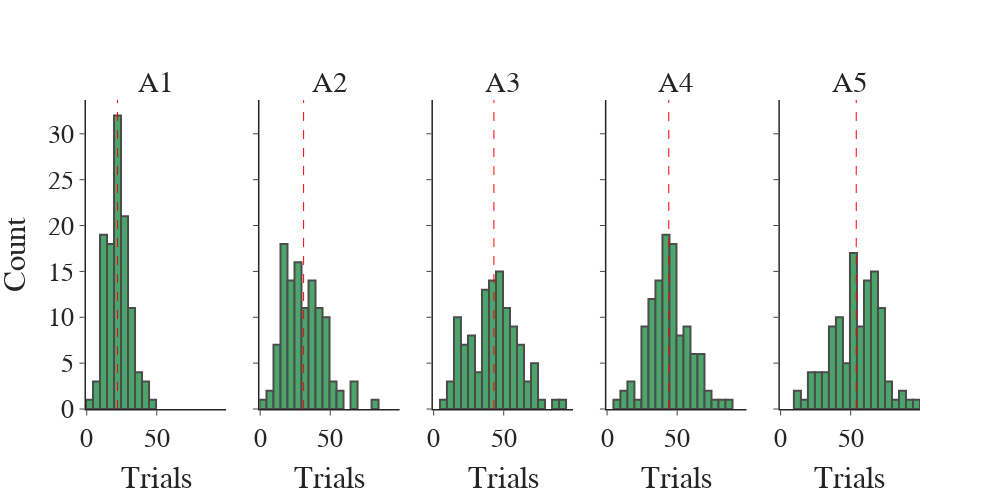

Notebook code for this chart:
### Code cell
## Distribution of number of trials ran each day
fig = pf.custom_graph_template(x_title='Trials', y_title='', rows=1, columns=5,
                               titles=session_list, shared_x=True, shared_y=True, width=1000)
for session in session_list:
    sdata = ct_df[ct_df['session'] == session]
    fig.add_trace(go.Histogram(x=sdata['num_trials'], marker_color=avg_color, opacity=0.7, showlegend=False,
                               marker_line_width=2, marker_line_color='black'), row=1, col=int(session[-1]))
    fig.add_vline(x=np.round(np.mean(sdata['num_trials'])), line_width=1, line_dash='dash', opacity=1, line_color='red', col=int(session[-1]))
fig.update_yaxes(title='Count', col=1)
fig.show()
fig.write_image(pjoin(fig_path, 'num_trials_histogram_each_day.png'))

### Figure 1 — Plotly figure (JSON) as saved in the notebook; plotly's stock layout.template omitted (floating-point values rounded to 4 significant figures)
{"data": [{"marker": {"color": "#00802D", "line": {"color": "black", "width": 2}}, "opacity": 0.7, "showlegend": false, "type": "histogram", "x": [19.0, 14.0, 30.0, 36.0, 26.0, 27.0, 36.0, 19.0, 24.0, 23.0, 22.0, 16.0, 22.0, 21.0, 27.0, 23.0, 12.0, 27.0, 21.0, 32.0, 21.0, 27.0, 20.0, 23.0, 34.0, 34.0, 28.0, 32.0, 28.0, 22.0, 34.0, 14.0, 14.0, 25.0, 25.0, 9.0, 22.0, 10.0, 20.0, 14.0, 15.0, 15.0, 18.0, 27.0, 23.0, 23.0, 16.0, 36.0, 44.0, 13.0, 24.0, 45.0, 22.0, 22.0, 35.0, 27.0, 21.0, 28.0, 28.0, 20.0, 27.0, 32.0, 11.0, 28.0, 21.0, 16.0, 40.0, 27.0, 30.0, 21.0, 34.0, 26.0, 20.0, 42.0, 20.0, 10.0, 18.0, 13.0, 24.0, 21.0, 16.0, 7.0, 26.0, 16.0, 17.0, 11.0, 8.0, 19.0, 23.0, 10.0, 30.0, 12.0, 10.0, 14.0, 30.0, 16.0, 10.0, 24.0, 20.0, 18.0, 13.0, 28.0, 14.0, 14.0, 15.0, 15.0, 25.0, 21.0, 4.0, 20.0, 28.0, 20.0, 15.0], "xaxis": "x", "yaxis": "y"}, {"marker": {"color": "#00802D", "line": {"color": "black", "width": 2}}, "opacity": 0.7, "showlegend": false, "type": "histogram", "x": [32.0, 15.0, 49.0, 55.0, 65.0, 51.0, 82.0, 14.0, 32.0, 25.0, 25.0, 13.0, 24.0, 20.0, 29.0, 33.0, 9.0, 44.0, 18.0, 33.0, 48.0, 51.0, 32.0, 30.0, 35.0, 40.0, 47.0, 46.0, 65.0, 19.0, 15.0, 16.0, 37.0, 37.0, 44.0, 38.0, 46.0, 13.0, 44.0, 37.0, 33.0, 18.0, 15.0, 46.0, 28.0, 25.0, 21.0, 57.0, 37.0, 12.0, 29.0, 20.0, 35.0, 31.0, 48.0, 50.0, 28.0, 16.0, 41.0, 36.0, 25.0, 39.0, 11.0, 35.0, 27.0, 31.0, 68.0, 47.0, 45.0, 29.0, 48.0, 44.0, 18.0, 38.0, 25.0, 11.0, 21.0, 16.0, 28.0, 15.0, 37.0, 22.0, 43.0, 24.0, 20.0, 27.0, 17.0, 21.0, 31.0, 16.0, 39.0, 3.0, 15.0, 20.0, 43.0, 9.0, 17.0, 11.0, 32.0, 27.0, 16.0, 28.0, 41.0, 22.0, 40.0, 21.0, 22.0, 19.0, 26.0, 40.0, 38.0, 24.0, 15.0], "xaxis": "x2", "yaxis": "y2"}, {"marker": {"color": "#00802D", "line": {"color": "black", "width": 2}}, "opacity": 0.7, "showlegend": false, "type": "histogram", "x": [61.0, 24.0, 47.0, 69.0, 90.0, 60.0, 54.0, 10.0, 43.0, 41.0, 31.0, 27.0, 52.0, 22.0, 31.0, 74.0, 19.0, 48.0, 52.0, 58.0, 64.0, 71.0, 53.0, 39.0, 39.0, 35.0, 45.0, 61.0, 71.0, 16.0, 41.0, 13.0, 43.0, 29.0, 46.0, 36.0, 48.0, 14.0, 39.0, 43.0, 47.0, 41.0, 24.0, 62.0, 23.0, 37.0, 48.0, 74.0, 54.0, 15.0, 48.0, 60.0, 71.0, 46.0, 66.0, 51.0, 36.0, 15.0, 61.0, 51.0, 52.0, 42.0, 25.0, 57.0, 19.0, 42.0, 89.0, 76.0, 58.0, 49.0, 57.0, 68.0, 22.0, 43.0, 51.0, 17.0, 16.0, 20.0, 36.0, 42.0, 41.0, 38.0, 50.0, 29.0, 18.0, 28.0, 27.0, 33.0, 32.0, 46.0, 57.0, 19.0, 9.0, 44.0, 39.0, 19.0, 35.0, 26.0, 58.0, 49.0, 48.0, 54.0, 57.0, 37.0, 58.0, 37.0, 43.0, 23.0, 47.0, 58.0, 49.0, 40.0, 25.0], "xaxis": "x3", "yaxis": "y3"}, {"marker": {"color": "#00802D", "line": {"color": "black", "width": 2}}, "opacity": 0.7, "showlegend": false, "type": "histogram", "x": [61.0, 32.0, 42.0, 66.0, 76.0, 56.0, 48.0, 11.0, 65.0, 36.0, 26.0, 36.0, 53.0, 37.0, 53.0, 82.0, 26.0, 41.0, 85.0, 59.0, 61.0, 61.0, 65.0, 56.0, 50.0, 35.0, 46.0, 63.0, 63.0, 36.0, 9.0, 28.0, 44.0, 46.0, 52.0, 48.0, 45.0, 27.0, 48.0, 43.0, 49.0, 59.0, 33.0, 68.0, 32.0, 31.0, 37.0, 42.0, 44.0, 18.0, 44.0, 55.0, 42.0, 46.0, 63.0, 43.0, 48.0, 14.0, 58.0, 50.0, 31.0, 45.0, 32.0, 68.0, 28.0, 42.0, 71.0, 44.0, 48.0, 36.0, 40.0, 53.0, 46.0, 58.0, 40.0, 38.0, 17.0, 26.0, 21.0, 54.0, 52.0, 48.0, 56.0, 43.0, 35.0, 34.0, 34.0, 33.0, 27.0, 56.0, 71.0, 29.0, 26.0, 47.0, 49.0, 30.0, 48.0, 38.0, 65.0, 39.0, 39.0, 41.0, 43.0, 33.0, 46.0, 32.0, 37.0, 37.0, 46.0, 42.0, 40.0, 42.0, 19.0], "xaxis": "x4", "yaxis": "y4"}, {"marker": {"color": "#00802D", "line": {"color": "black", "width": 2}}, "opacity": 0.7, "showlegend": false, "type": "histogram", "x": [50.0, 35.0, 41.0, 65.0, 86.0, 50.0, 54.0, 11.0, 52.0, 42.0, 31.0, 29.0, 36.0, 52.0, 52.0, 72.0, 20.0, 24.0, 77.0, 63.0, 63.0, 52.0, 49.0, 52.0, 51.0, 65.0, 43.0, 61.0, 57.0, 51.0, 20.0, 26.0, 66.0, 73.0, 65.0, 70.0, 72.0, 52.0, 65.0, 58.0, 62.0, 70.0, 37.0, 69.0, 43.0, 41.0, 57.0, 42.0, 48.0, 16.0, 58.0, 60.0, 53.0, 68.0, 65.0, 62.0, 61.0, 24.0, 75.0, 63.0, 35.0, 66.0, 30.0, 68.0, 33.0, 46.0, 95.0, 63.0, 68.0, 60.0, 65.0, 65.0, 49.0, 44.0, 29.0, 53.0, 14.0, 37.0, 39.0, 61.0, 52.0, 56.0, 57.0, 28.0, 34.0, 52.0, 44.0, 41.0, 35.0, 63.0, 90.0, 37.0, 44.0, 63.0, 83.0, 55.0, 64.0, 69.0, 85.0, 71.0, 48.0, 73.0, 71.0, 53.0, 73.0, 59.0, 56.0, 67.0, 53.0, 71.0, 71.0, 75.0, 39.0], "xaxis": "x5", "yaxis": "y5"}], "layout": {"annotations": [{"font": {"size": 29}, "showarrow": false, "text": "A1", "x": 0.084, "xanchor": "center", "xref": "paper", "y": 1, "yanchor": "bottom", "yref": "paper"}, {"font": {"size": 29}, "showarrow": false, "text": "A2", "x": 0.292, "xanchor": "center", "xref": "paper", "y": 1, "yanchor": "bottom", "yref": "paper"}, {"font": {"size": 29}, "showarrow": false, "text": "A3", "x": 0.5, "xanchor": "center", "xref": "paper", "y": 1, "yanchor": "bottom", "yref": "paper"}, {"font": {"size": 29}, "showarrow": false, "text": "A4", "x": 0.708, "xanchor": "center", "xref": "paper", "y": 1, "yanchor": "bottom", "yref": "paper"}, {"font": {"size": 29}, "showarrow": false, "text": "A5", "x": 0.916, "xanchor": "center", "xref": "paper", "y": 1, "yanchor": "bottom", "yref": "paper"}], "font": {"family": "Arial", "size": 26}, "height": 500, "shapes": [{"line": {"color": "red", "dash": "dash", "width": 1}, "opacity": 1, "type": "line", "x0": 22, "x1": 22, "xref": "x", "y0": 0, "y1": 1, "yref": "y domain"}, {"line": {"color": "red", "dash": "dash", "width": 1}, "opacity": 1, "type": "line", "x0": 31, "x1": 31, "xref": "x2", "y0": 0, "y1": 1, "yref": "y2 domain"}, {"line": {"color": "red", "dash": "dash", "width": 1}, "opacity": 1, "type": "line", "x0": 43, "x1": 43, "xref": "x3", "y0": 0, "y1": 1, "yref": "y3 domain"}, {"line": {"color": "red", "dash": "dash", "width": 1}, "opacity": 1, "type": "line", "x0": 44, "x1": 44, "xref": "x4", "y0": 0, "y1": 1, "yref": "y4 domain"}, {"line": {"color": "red", "dash": "dash", "width": 1}, "opacity": 1, "type": "line", "x0": 54, "x1": 54, "xref": "x5", "y0": 0, "y1": 1, "yref": "y5 domain"}], "title": {"x": 0.5, "xanchor": "center", "y": 0.9, "yanchor": "top"}, "width": 1000, "xaxis": {"anchor": "y", "domain": [0, 0.168], "linewidth": 1.5, "matches": "x", "title": {"text": "Trials"}}, "xaxis2": {"anchor": "y2", "domain": [0.208, 0.376], "linewidth": 1.5, "matches": "x", "title": {"text": "Trials"}}, "xaxis3": {"anchor": "y3", "domain": [0.416, 0.584], "linewidth": 1.5, "matches": "x", "title": {"text": "Trials"}}, "xaxis4": {"anchor": "y4", "domain": [0.624, 0.792], "linewidth": 1.5, "matches": "x", "title": {"text": "Trials"}}, "xaxis5": {"anchor": "y5", "domain": [0.832, 1], "linewidth": 1.5, "matches": "x", "title": {"text": "Trials"}}, "yaxis": {"anchor": "x", "domain": [0, 1], "linewidth": 1.5, "matches": "y", "title": {"text": "Count"}}, "yaxis2": {"anchor": "x2", "domain": [0, 1], "linewidth": 1.5, "matches": "y", "showticklabels": false, "title": {"text": ""}}, "yaxis3": {"anchor": "x3", "domain": [0, 1], "linewidth": 1.5, "matches": "y", "showticklabels": false, "title": {"text": ""}}, "yaxis4": {"anchor": "x4", "domain": [0, 1], "linewidth": 1.5, "matches": "y", "showticklabels": false, "title": {"text": ""}}, "yaxis5": {"anchor": "x5", "domain": [0, 1], "linewidth": 1.5, "matches": "y", "showticklabels": false, "title": {"text": ""}}}}
